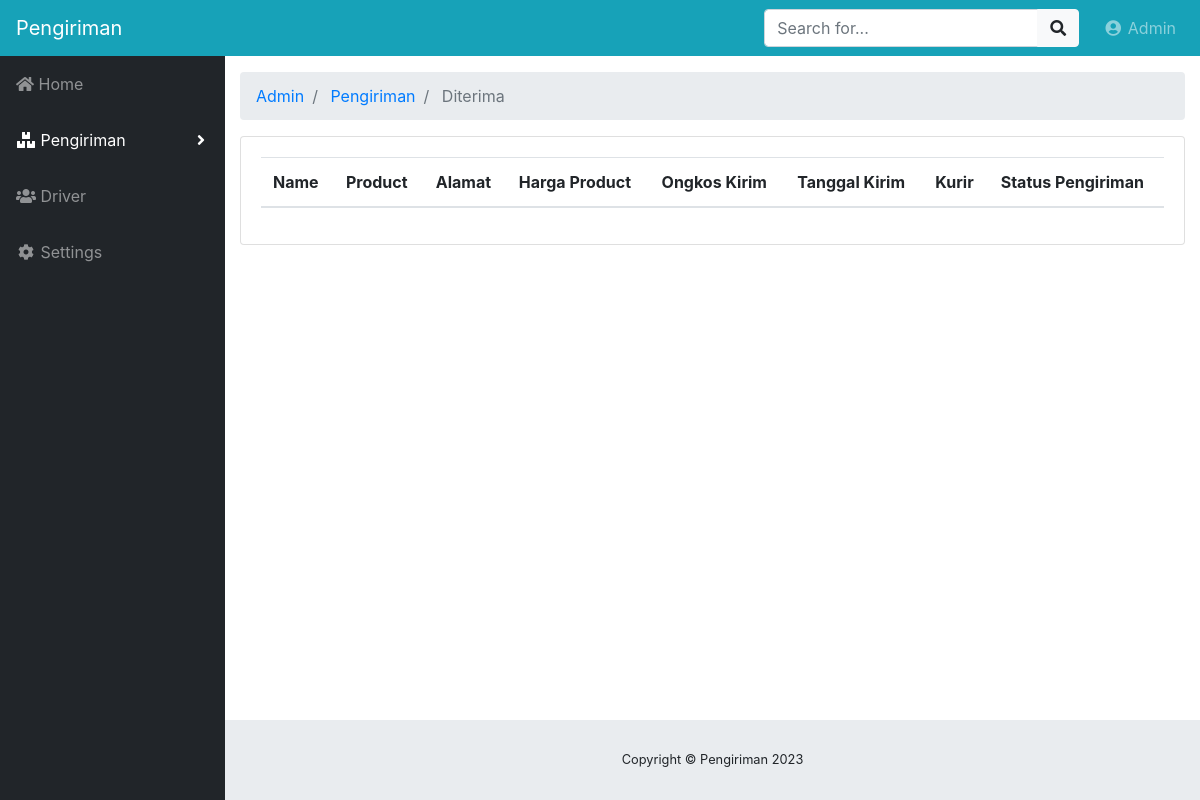
The app's page /index.php/admin/pengiriman/Diterima, older data.
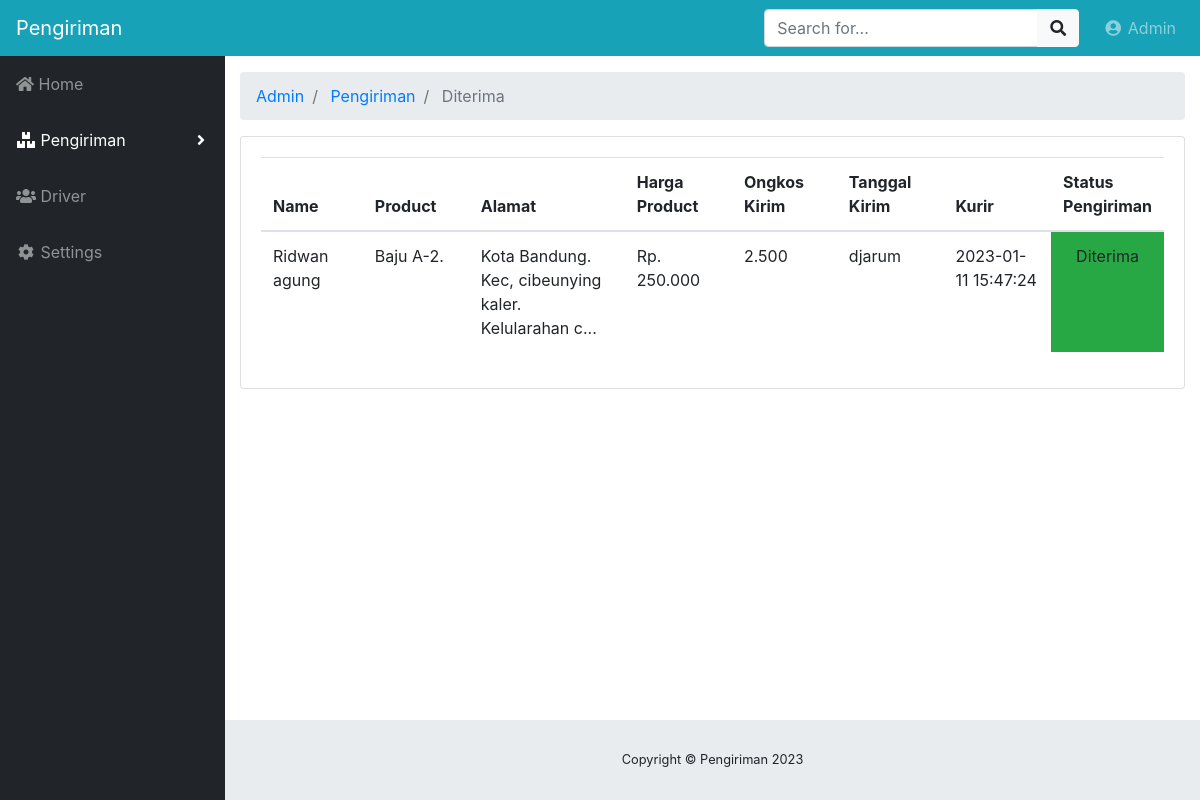
The same page, newer data.
### tables this page shows
CREATE TABLE `tb_pengiriman` (
  `id_pengiriman` varchar(64) NOT NULL,
  `sale_id` int NOT NULL,
  `id_kurir` int NOT NULL,
  `nama_customer` varchar(50) NOT NULL,
  `nama_barang` varchar(30) NOT NULL,
  `alamat_pengiriman` text NOT NULL,
  `harga_barang` varchar(30) NOT NULL,
  `ongkos_kirim` varchar(30) NOT NULL,
  `tanggal_kirim` varchar(255) NOT NULL,
  `tanggal_sampai` varchar(255) NOT NULL,
  `status_pengiriman` varchar(25) NOT NULL
);

CREATE TABLE `tb_kurir` (
  `id_kurir` int NOT NULL,
  `nama_kurir` varchar(35) NOT NULL,
  `gender_kurir` int NOT NULL,
  `no_telp` varchar(35) NOT NULL,
  `email_kurir` varchar(35) NOT NULL,
  `alamat_kurir` text NOT NULL
);

### application/controllers/admin/Pengiriman.php (called while the page is built, shortened)
<?php
class pengiriman extends CI_Controller
{
    public function __construct()
    {
        $this->load->model("barang_model");
        $this->load->model("pengiriman_model");
        $this->load->library('form_validation');
    }
    public function Diterima()
    {
        $data["barangs"] = $this->barang_model->getByDiterima();
        $this->load->view("admin/barang/list_terkirim", $data);
    }
}

### index.php (called while the page is built, shortened)
<?php
require_once BASEPATH.'core/CodeIgniter.php';

### application/models/Barang_model.php (called while the page is built, shortened)
<?php defined('BASEPATH') OR exit('No direct script access allowed');
class Barang_model extends CI_Model
{
    private $_table_courier = "tb_kurir";
    private $_table_deliver = "tb_pengiriman";
    public function getByDiterima(){
        $this->db->select('*');
        $this->db->from($this->_table_deliver);
        $this->db->join($this->_table_courier, 'tb_kurir.id_kurir = tb_pengiriman.id_kurir');
        $this->db->where('status_pengiriman', "Diterima");
        return $this->db->get()->result();
    }
}

### application/views/admin/barang/list_terkirim.php (the view, shortened to what this page needs)
<!DOCTYPE html>
<html lang="en">
<head>
    <?php $this->load->view("admin/_partials/head.php") ?>
</head>
<body id="page-top">
    <?php $this->load->view("admin/_partials/navbar.php") ?>
    <div id="wrapper">
        <?php $this->load->view("admin/_partials/sidebar.php") ?>
        <div id="content-wrapper">
            <div class="container-fluid">
                <?php $this->load->view("admin/_partials/breadcrumb.php") ?>
                <div class="card mb-3">
                    <div class="card-body">
                        <div class="table-responsive">
                            <table class="table table-hover" id="dataTable" width="100%" cellspacing="0">
                                <thead>
                                    <tr>
                                        <th>Name</th>
                                        <th>Product</th>
                                        <th>Alamat</th>
                                        <th>Harga Product</th>
                                        <th>Ongkos Kirim</th>
                                        <th>Tanggal Kirim</th>
                                        <th>Kurir</th>
                                        <th>Status Pengiriman</th>
                                    </tr>
                                </thead>
                                <tbody>
                                    <?php foreach ($barangs as $product) : ?>
                                        <tr>
                                            <td width="150">
                                                <?php echo $product->nama_customer ?>
                                            </td>
                                            <td width="150">
                                                <?php echo $product->nama_barang ?>
                                            </td>
                                            <td width="250">
                                                <?php echo substr($product->alamat_pengiriman, 0, 120) ?>...</td>
                                            <td width="150">
                                                <?php echo $product->harga_barang ?>
                                            </td>
                                            <td width="150">
                                                <?php echo $product->ongkos_kirim ?>
                                            </td>
                                            <td width="150">
                                                <?php echo $product->nama_kurir ?>
                                            </td>
                                            <td width="150">
                                                <?php echo $product->tanggal_kirim ?>
                                            </td>
                                            <td class="bg-success text-center">
                                                <?php echo $product->status_pengiriman ?>
                                            </td>
                                        </tr>
                                    <?php endforeach; ?>
                                </tbody>
                            </table>
                        </div>
                    </div>
                </div>
            </div>
            <?php $this->load->view("admin/_partials/footer.php") ?>
        </div>
    </div>
</body>
</html>

### application/views/admin/_partials/head.php (shortened to what this page needs)
<link href="<?php echo base_url('assets/bootstrap/css/bootstrap.min.css') ?>" rel="stylesheet">
<link href="<?php echo base_url('assets/fontawesome-free/css/all.min.css') ?>" rel="stylesheet" type="text/css">
<link href="<?php echo base_url('assets/datatables/dataTables.bootstrap4.css') ?>" rel="stylesheet">
<link href="<?php echo base_url('css/sb-admin.css') ?>" rel="stylesheet">

### application/views/admin/_partials/navbar.php (shortened to what this page needs)
<nav class="navbar navbar-expand navbar-dark bg-info static-top">
    <a class="navbar-brand mr-1" href="<?php echo site_url('admin') ?>"><?php echo SITE_NAME ?></a>
    <form class="d-none d-md-inline-block form-inline ml-auto mr-0 mr-md-3 my-2 my-md-0">
        <div class="input-group">
            <input type="text" class="form-control" placeholder="Search for..." aria-label="Search" aria-describedby="basic-addon2">
            <div class="input-group-append">
                <button class="btn btn-light" type="button">
                    <i class="fas fa-search"></i>
                </button>
            </div>
        </div>
    </form>
    <ul class="navbar-nav ml-auto ml-md-0">
        <li class="nav-item dropdown no-arrow">
            <a class="nav-link dropdown-toggle" href="#" id="userDropdown" role="button" data-toggle="dropdown" aria-haspopup="true"
                aria-expanded="false">
                <i class="fas fa-user-circle fa-fw"></i> Admin
            </a>
        </li>
    </ul>
</nav>

### application/views/admin/_partials/sidebar.php (shortened to what this page needs)
<ul class="sidebar navbar-nav">
    <li class="nav-item <?php echo $this->uri->segment(2) == '' ? 'active': '' ?>">
        <a class="nav-link" href="<?php echo site_url('admin') ?>">
            <i class="fa fa-home"></i>
            <span>Home</span>
        </a>
    </li>
    <li class="nav-item dropdown <?php echo $this->uri->segment(2) == 'pengiriman' ? 'active': '' ?>">
        <a class="nav-link dropdown-toggle" href="#" id="pagesDropdown" role="button" data-toggle="dropdown" aria-haspopup="true"
            aria-expanded="false">
            <i class="fas fa-fw fa-boxes"></i>
            <span>Pengiriman</span>
        </a>
    </li>
    <li class="nav-item">
        <a class="nav-link" href="#">
            <i class="fas fa-fw fa-users"></i>
            <span>Driver</span></a>
    </li>
    <li class="nav-item">
        <a class="nav-link" href="#">
            <i class="fas fa-fw fa-cog"></i>
            <span>Settings</span></a>
    </li>
</ul>

### application/views/admin/_partials/breadcrumb.php
<ol class="breadcrumb">
<?php foreach ($this->uri->segments as $segment): ?>
	<?php
		$url = substr($this->uri->uri_string, 0, strpos($this->uri->uri_string, $segment)) . $segment;
		$is_active =  $url == $this->uri->uri_string;
	?>
	<li class="breadcrumb-item <?php echo $is_active ? 'active': '' ?>">
		<?php if($is_active): ?>
			<?php echo ucfirst($segment) ?>
		<?php else: ?>
			<a href="<?php echo site_url($url) ?>"><?php echo ucfirst($segment) ?></a>
		<?php endif; ?>
	</li>
<?php endforeach; ?>
</ol>

### application/views/admin/_partials/footer.php
<footer class="sticky-footer">
  <div class="container my-auto">
    <div class="copyright text-center my-auto">
      <span>Copyright © <?php echo SITE_NAME ." ". Date('Y') ?></span>
    </div>
  </div>
</footer>

### css/sb-admin.css (style rules this page uses)
html { position: relative; min-height: 100%; }
body { height: 100%; }
#wrapper { display: -webkit-box; display: -ms-flexbox; display: flex; }
#wrapper #content-wrapper { overflow-x: hidden; width: 100%; padding-top: 1rem; padding-bottom: 80px; }
.navbar-nav .nav-item.active .nav-link { color: #fff; }
.navbar-nav .nav-item.dropdown .dropdown-toggle::after { width: 1rem; text-align: center; float: right; vertical-align: 0; border: 0; font-weight: 900; content: '\f105'; font-family: 'Font Awesome 5 Free'; }
.navbar-nav .nav-item.dropdown.no-arrow .dropdown-toggle::after { display: none; }
.sidebar { width: 90px !important; background-color: #212529; min-height: calc(100vh - 56px); }
.sidebar .nav-item:last-child { margin-bottom: 1rem; }
.sidebar .nav-item .nav-link { text-align: center; padding: 0.75rem 1rem; width: 90px; }
.sidebar .nav-item .nav-link span { font-size: 0.65rem; display: block; }
.sidebar .nav-item.dropdown .dropdown-toggle::after { display: none; }
.sidebar .nav-item .nav-link { color: rgba(255, 255, 255, 0.5); }
@media (min-width: 768px) { .sidebar { width: 225px !important; } }
@media (min-width: 768px) { .sidebar .nav-item .nav-link { display: block; width: 100%; text-align: left; padding: 1rem; width: 225px; } }
@media (min-width: 768px) { .sidebar .nav-item .nav-link span { font-size: 1rem; display: inline; } }
@media (min-width: 768px) { .sidebar .nav-item.dropdown .dropdown-toggle::after { display: block; } }
:root { --input-padding-x: 0.75rem; --input-padding-y: 0.75rem; }
footer.sticky-footer { display: -webkit-box; display: -ms-flexbox; display: flex; position: absolute; right: 0; bottom: 0; width: calc(100% - 90px); height: 80px; background-color: #e9ecef; }
footer.sticky-footer .copyright { line-height: 1; font-size: 0.8rem; }
@media (min-width: 768px) { footer.sticky-footer { width: calc(100% - 225px); } }

Row changes from the older to the newer data that the page shows:
added tb_pengiriman: nama_customer "Ridwan agung", nama_barang "Baju A-2.", alamat_pengiriman "Kota Bandung. Kec, cibeunying kaler. Kelularahan c", harga_barang "Rp. 250.000", ongkos_kirim "2.500", id_kurir.nama_kurir "djarum", tanggal_kirim "2023-01-11 15:47:24", status_pengiriman "Diterima"
